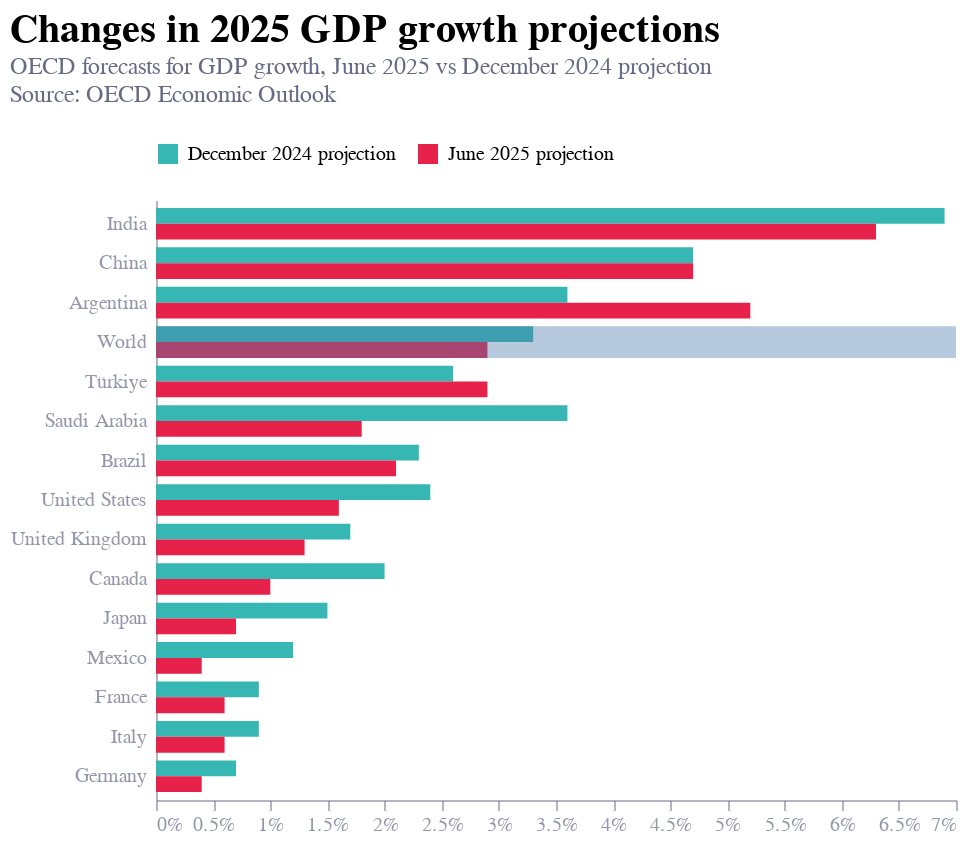

Notebook cell for this chart:
### Code cell
# Proper grouped horizontal bar chart
chart = alt.Chart(df_melted).mark_bar().encode(
    x=alt.X('Value:Q', title='2025 Projection (%)', axis=alt.Axis(title=None, labelExpr="datum.value+'%'")),
    yOffset='Projection Type:N', 
    y=alt.Y('entity:N', sort=entity_order, title=None),
    color=alt.Color('Projection Type:N', title=None),
    tooltip=['entity', 'Projection Type', 'Value']
)

width = 400

rect = alt.Chart(df_melted[df_melted['entity'] == 'World']).mark_rect(opacity=0.4).encode(
    alt.Y('entity:N', sort=entity_order,title=None),
    alt.YOffset('Projection Type:N'),
    x=alt.value(0),
    x2=alt.value(width)
)

final_chart = (chart + rect).properties(
    title={
        "text": ["Changes in 2025 GDP growth projections"],
        "subtitle": ["OECD forecasts for GDP growth, June 2025 vs December 2024 projection", "Source: OECD Economic Outlook", ""],
        "subtitleColor": "#676A86",
        "anchor": "start",
        "fontSize": 20
    }
).configure_legend(
    orient='top',
    direction='horizontal',
    symbolType='square'
)

final_chart

### Figure 1 — Vega-Lite specification as saved in the notebook (floating-point values rounded to 4 significant figures)
{"config": {"font": "Circular Std", "mark": {"line": {"interpolate": "monotone"}}, "view": {"stroke": "transparent", "width": 400, "height": 300}, "range": {"category": ["#36B7B4", "#E6224B", "#F4C245", "#0063AF", "#00A767", "#179FDB", "#EB5C2E"], "diverging": ["#E6224B", "#E54753", "#C9C9C9", "#179FDB", "#122B39"], "heatmap": ["#C9C9C9", "#179FDB", "#0063AF", "#122B39"], "ordinal": ["#00A767", "#36B7B4", "#179FDB", "#0063AF", "#243B5A"]}, "axisX": {"domainColor": "#676A86", "domainOpacity": 0.5, "grid": false, "labelAngle": 0, "labelColor": "#676A86", "labelOpacity": 0.7, "orient": "bottom", "tickColor": "#676A86", "tickCount": 10, "tickOpacity": 0.5, "title": false, "titleAlign": "center", "titleAnchor": "middle", "titleColor": "#676A86", "titleFontSize": 12, "titleOpacity": 0.8, "titleY": -15}, "axisY": {"domainColor": "#676A86", "domainOpacity": 0.5, "gridColor": "#676A86", "gridDash": [1, 5], "gridOpacity": 0.5, "labelColor": "#676A86", "labelOpacity": 0.7, "labelPadding": 5, "tickColor": "#676A86", "tickCount": 8, "tickOpacity": 0.5, "ticks": false, "titleAlign": "left", "titleAngle": 0, "titleBaseline": "bottom", "titleColor": "#676A86", "titleFontSize": 12, "titleOpacity": 0.8, "titleX": 0, "titleY": -7}, "legend": {"direction": "horizontal", "orient": "top", "symbolType": "square"}}, "layer": [{"data": {"name": "data-d83138d992e33672b4fc1989acb2763b"}, "mark": {"type": "bar"}, "encoding": {"color": {"field": "Projection Type", "title": null, "type": "nominal"}, "tooltip": [{"field": "entity", "type": "nominal"}, {"field": "Projection Type", "type": "nominal"}, {"field": "Value", "type": "quantitative"}], "x": {"axis": {"labelExpr": "datum.value+'%'", "title": null}, "field": "Value", "title": "2025 Projection (%)", "type": "quantitative"}, "y": {"field": "entity", "sort": ["India", "China", "Argentina", "World", "Türkiye", "Saudi Arabia", "Brazil", "United States", "United Kingdom", "Canada", "Japan", "Mexico", "France", "Italy", "Germany"], "title": null, "type": "nominal"}, "yOffset": {"field": "Projection Type", "type": "nominal"}}}, {"data": {"name": "data-6f241115bf86e1d1522ce1cbe5f0addc"}, "mark": {"type": "rect", "opacity": 0.4}, "encoding": {"x": {"value": 0}, "x2": {"value": 400}, "y": {"field": "entity", "sort": ["India", "China", "Argentina", "World", "Türkiye", "Saudi Arabia", "Brazil", "United States", "United Kingdom", "Canada", "Japan", "Mexico", "France", "Italy", "Germany"], "title": null, "type": "nominal"}, "yOffset": {"field": "Projection Type", "type": "nominal"}}}], "title": {"text": ["Changes in 2025 GDP growth projections"], "subtitle": ["OECD forecasts for GDP growth, June 2025 vs December 2024 projection", "Source: OECD Economic Outlook", ""], "subtitleColor": "#676A86", "anchor": "start", "fontSize": 20}, "$schema": "https://vega.github.io/schema/vega-lite/v5.20.1.json", "datasets": {"data-d83138d992e33672b4fc1989acb2763b": [{"entity": "Argentina", "Projection Type": "December 2024 projection", "Value": 3.6}, {"entity": "Türkiye", "Projection Type": "December 2024 projection", "Value": 2.6}, {"entity": "China", "Projection Type": "December 2024 projection", "Value": 4.7}, {"entity": "Brazil", "Projection Type": "December 2024 projection", "Value": 2.3}, {"entity": "Germany", "Projection Type": "December 2024 projection", "Value": 0.7}, {"entity": "France", "Projection Type": "December 2024 projection", "Value": 0.9}, {"entity": "Italy", "Projection Type": "December 2024 projection", "Value": 0.9}, {"entity": "World", "Projection Type": "December 2024 projection", "Value": 3.3}, {"entity": "United Kingdom", "Projection Type": "December 2024 projection", "Value": 1.7}, {"entity": "India", "Projection Type": "December 2024 projection", "Value": 6.9}, {"entity": "United States", "Projection Type": "December 2024 projection", "Value": 2.4}, {"entity": "Mexico", "Projection Type": "December 2024 projection", "Value": 1.2}, {"entity": "Japan", "Projection Type": "December 2024 projection", "Value": 1.5}, {"entity": "Canada", "Projection Type": "December 2024 projection", "Value": 2.0}, {"entity": "Saudi Arabia", "Projection Type": "December 2024 projection", "Value": 3.6}, {"entity": "Argentina", "Projection Type": "June 2025 projection", "Value": 5.2}, {"entity": "Türkiye", "Projection Type": "June 2025 projection", "Value": 2.9}, {"entity": "China", "Projection Type": "June 2025 projection", "Value": 4.7}, {"entity": "Brazil", "Projection Type": "June 2025 projection", "Value": 2.1}, {"entity": "Germany", "Projection Type": "June 2025 projection", "Value": 0.4}, {"entity": "France", "Projection Type": "June 2025 projection", "Value": 0.6}, {"entity": "Italy", "Projection Type": "June 2025 projection", "Value": 0.6}, {"entity": "World", "Projection Type": "June 2025 projection", "Value": 2.9}, {"entity": "United Kingdom", "Projection Type": "June 2025 projection", "Value": 1.3}, {"entity": "India", "Projection Type": "June 2025 projection", "Value": 6.3}, {"entity": "United States", "Projection Type": "June 2025 projection", "Value": 1.6}, {"entity": "Mexico", "Projection Type": "June 2025 projection", "Value": 0.4}, {"entity": "Japan", "Projection Type": "June 2025 projection", "Value": 0.7}, {"entity": "Canada", "Projection Type": "June 2025 projection", "Value": 1.0}, {"entity": "Saudi Arabia", "Projection Type": "June 2025 projection", "Value": 1.8}], "data-6f241115bf86e1d1522ce1cbe5f0addc": [{"entity": "World", "Projection Type": "December 2024 projection", "Value": 3.3}, {"entity": "World", "Projection Type": "June 2025 projection", "Value": 2.9}]}}
